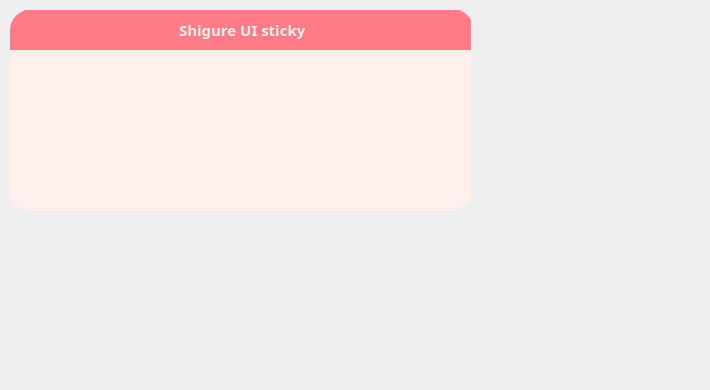
<?xml version="1.0" encoding="UTF-8"?>
<ui version="4.0">
 <class>Form</class>
 <widget class="QWidget" name="Form">
  <property name="geometry">
   <rect>
    <x>0</x>
    <y>0</y>
    <width>710</width>
    <height>390</height>
   </rect>
  </property>
  <property name="windowTitle">
   <string>Form</string>
  </property>
  <widget class="QFrame" name="frame">
   <property name="geometry">
    <rect>
     <x>10</x>
     <y>10</y>
     <width>461</width>
     <height>41</height>
    </rect>
   </property>
   <property name="styleSheet">
    <string notr="true">border-top-left-radius :20px;border-top-right-radius : 20px;border-bottom-left-radius : 0px;border-bottom-right-radius : 0px;background-color: #FF7B87;</string>
   </property>
   <property name="frameShape">
    <enum>QFrame::StyledPanel</enum>
   </property>
   <property name="frameShadow">
    <enum>QFrame::Raised</enum>
   </property>
   <widget class="QLineEdit" name="lineEdit">
    <property name="geometry">
     <rect>
      <x>2</x>
      <y>-1</y>
      <width>461</width>
      <height>41</height>
     </rect>
    </property>
    <property name="sizePolicy">
     <sizepolicy hsizetype="Maximum" vsizetype="Maximum">
      <horstretch>0</horstretch>
      <verstretch>0</verstretch>
     </sizepolicy>
    </property>
    <property name="font">
     <font>
      <family>メイリオ</family>
      <pointsize>11</pointsize>
      <weight>75</weight>
      <bold>true</bold>
     </font>
    </property>
    <property name="styleSheet">
     <string notr="true">QLineEdit
{
	color: #FFEFEE;
}</string>
    </property>
    <property name="text">
     <string>Shigure UI sticky</string>
    </property>
    <property name="alignment">
     <set>Qt::AlignCenter</set>
    </property>
   </widget>
   <widget class="QPushButton" name="pushButton_3">
    <property name="geometry">
     <rect>
      <x>50</x>
      <y>0</y>
      <width>21</width>
      <height>41</height>
     </rect>
    </property>
    <property name="focusPolicy">
     <enum>Qt::NoFocus</enum>
    </property>
    <property name="text">
     <string/>
    </property>
    <property name="icon">
     <iconset resource="test.qrc">
      <normaloff>:/newPrefix/expansion.png</normaloff>
      <normalon>:/newPrefix/expansion.png</normalon>
      <disabledoff>:/newPrefix/close.png</disabledoff>
      <disabledon>:/newPrefix/close.png</disabledon>
      <activeoff>:/newPrefix/close.png</activeoff>
      <activeon>:/newPrefix/close.png</activeon>
      <selectedoff>:/newPrefix/close.png</selectedoff>
      <selectedon>:/newPrefix/close.png</selectedon>:/newPrefix/expansion.png</iconset>
    </property>
    <property name="iconSize">
     <size>
      <width>30</width>
      <height>30</height>
     </size>
    </property>
   </widget>
   <widget class="QPushButton" name="pushButton_2">
    <property name="geometry">
     <rect>
      <x>80</x>
      <y>0</y>
      <width>21</width>
      <height>41</height>
     </rect>
    </property>
    <property name="focusPolicy">
     <enum>Qt::NoFocus</enum>
    </property>
    <property name="text">
     <string/>
    </property>
    <property name="icon">
     <iconset resource="test.qrc">
      <normaloff>:/newPrefix/minimize.png</normaloff>
      <normalon>:/newPrefix/expansion.png</normalon>
      <disabledoff>:/newPrefix/close.png</disabledoff>
      <disabledon>:/newPrefix/close.png</disabledon>
      <activeoff>:/newPrefix/close.png</activeoff>
      <activeon>:/newPrefix/close.png</activeon>
      <selectedoff>:/newPrefix/close.png</selectedoff>
      <selectedon>:/newPrefix/close.png</selectedon>:/newPrefix/minimize.png</iconset>
    </property>
    <property name="iconSize">
     <size>
      <width>30</width>
      <height>30</height>
     </size>
    </property>
   </widget>
   <widget class="QPushButton" name="pushButton_4">
    <property name="geometry">
     <rect>
      <x>20</x>
      <y>0</y>
      <width>21</width>
      <height>41</height>
     </rect>
    </property>
    <property name="focusPolicy">
     <enum>Qt::NoFocus</enum>
    </property>
    <property name="text">
     <string/>
    </property>
    <property name="icon">
     <iconset resource="test.qrc">
      <normaloff>:/newPrefix/close.png</normaloff>
      <normalon>:/newPrefix/expansion.png</normalon>
      <disabledoff>:/newPrefix/close.png</disabledoff>
      <disabledon>:/newPrefix/close.png</disabledon>
      <activeoff>:/newPrefix/close.png</activeoff>
      <activeon>:/newPrefix/close.png</activeon>
      <selectedoff>:/newPrefix/close.png</selectedoff>
      <selectedon>:/newPrefix/close.png</selectedon>:/newPrefix/close.png</iconset>
    </property>
    <property name="iconSize">
     <size>
      <width>35</width>
      <height>30</height>
     </size>
    </property>
   </widget>
  </widget>
  <widget class="QFrame" name="frame_2">
   <property name="geometry">
    <rect>
     <x>10</x>
     <y>50</y>
     <width>461</width>
     <height>161</height>
    </rect>
   </property>
   <property name="styleSheet">
    <string notr="true">border-top-left-radius :0px;border-top-right-radius : 0px;border-bottom-left-radius : 20px;border-bottom-right-radius : 20px;background-color: #FFF0ED;</string>
   </property>
   <property name="frameShape">
    <enum>QFrame::StyledPanel</enum>
   </property>
   <property name="frameShadow">
    <enum>QFrame::Raised</enum>
   </property>
   <widget class="QTextEdit" name="textEdit_2">
    <property name="geometry">
     <rect>
      <x>13</x>
      <y>13</y>
      <width>431</width>
      <height>141</height>
     </rect>
    </property>
    <property name="sizePolicy">
     <sizepolicy hsizetype="Fixed" vsizetype="Fixed">
      <horstretch>0</horstretch>
      <verstretch>0</verstretch>
     </sizepolicy>
    </property>
    <property name="font">
     <font>
      <family>メイリオ</family>
      <pointsize>22</pointsize>
      <weight>75</weight>
      <bold>true</bold>
     </font>
    </property>
    <property name="layoutDirection">
     <enum>Qt::LeftToRight</enum>
    </property>
    <property name="styleSheet">
     <string notr="true">QTextEdit
{
	color: #8B7E77;
}</string>
    </property>
    <property name="verticalScrollBarPolicy">
     <enum>Qt::ScrollBarAsNeeded</enum>
    </property>
    <property name="horizontalScrollBarPolicy">
     <enum>Qt::ScrollBarAlwaysOff</enum>
    </property>
    <property name="tabChangesFocus">
     <bool>true</bool>
    </property>
    <property name="markdown">
     <string/>
    </property>
    <property name="html">
     <string>&lt;!DOCTYPE HTML PUBLIC &quot;-//W3C//DTD HTML 4.0//EN&quot; &quot;http://www.w3.org/TR/REC-html40/strict.dtd&quot;&gt;
&lt;html&gt;&lt;head&gt;&lt;meta name=&quot;qrichtext&quot; content=&quot;1&quot; /&gt;&lt;style type=&quot;text/css&quot;&gt;
p, li { white-space: pre-wrap; }
&lt;/style&gt;&lt;/head&gt;&lt;body style=&quot; font-family:'メイリオ'; font-size:22pt; font-weight:600; font-style:normal;&quot;&gt;
&lt;p align=&quot;center&quot; style=&quot;-qt-paragraph-type:empty; margin-top:0px; margin-bottom:0px; margin-left:0px; margin-right:0px; -qt-block-indent:0; text-indent:0px; font-size:20pt;&quot;&gt;&lt;br /&gt;&lt;/p&gt;&lt;/body&gt;&lt;/html&gt;</string>
    </property>
    <property name="placeholderText">
     <string/>
    </property>
   </widget>
  </widget>
 </widget>
 <resources>
  <include location="test.qrc"/>
 </resources>
 <connections/>
</ui>
